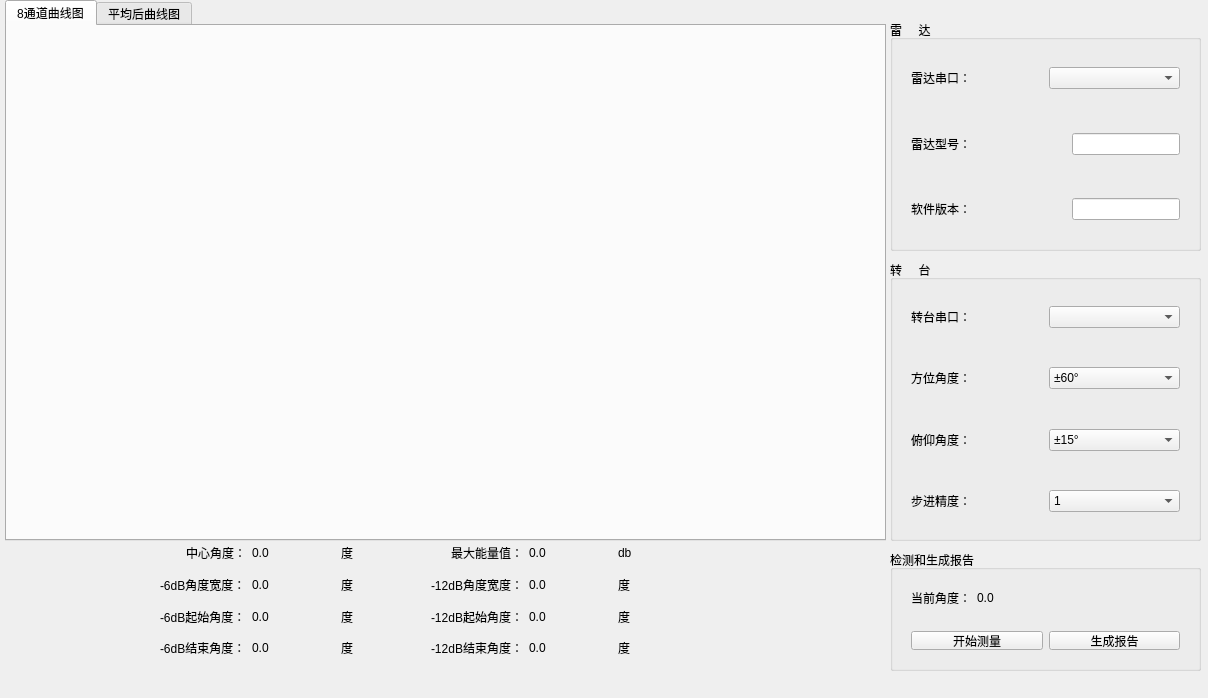
<?xml version="1.0" encoding="UTF-8"?>
<ui version="4.0">
 <class>MainWindow</class>
 <widget class="QMainWindow" name="MainWindow">
  <property name="geometry">
   <rect>
    <x>0</x>
    <y>0</y>
    <width>1208</width>
    <height>698</height>
   </rect>
  </property>
  <property name="windowTitle">
   <string>MainWindow</string>
  </property>
  <widget class="QWidget" name="centralwidget">
   <widget class="QTabWidget" name="tabWidget">
    <property name="geometry">
     <rect>
      <x>5</x>
      <y>0</y>
      <width>881</width>
      <height>541</height>
     </rect>
    </property>
    <property name="currentIndex">
     <number>0</number>
    </property>
    <widget class="QChartView" name="tab_1">
     <attribute name="title">
      <string>8通道曲线图</string>
     </attribute>
    </widget>
    <widget class="QChartView" name="tab_2">
     <attribute name="title">
      <string>平均后曲线图</string>
     </attribute>
    </widget>
   </widget>
   <widget class="QWidget" name="layoutWidget">
    <property name="geometry">
     <rect>
      <x>160</x>
      <y>540</y>
      <width>541</width>
      <height>121</height>
     </rect>
    </property>
    <layout class="QGridLayout" name="gridLayout_4" columnstretch="0,0,0,0,0,0">
     <item row="2" column="0">
      <widget class="QLabel" name="label_25">
       <property name="text">
        <string>-6dB起始角度：</string>
       </property>
      </widget>
     </item>
     <item row="0" column="1">
      <widget class="QLabel" name="label_CenterAngle">
       <property name="text">
        <string>0.0</string>
       </property>
      </widget>
     </item>
     <item row="0" column="2">
      <widget class="QLabel" name="label_15">
       <property name="text">
        <string>度</string>
       </property>
      </widget>
     </item>
     <item row="3" column="3">
      <widget class="QLabel" name="label_36">
       <property name="text">
        <string>-12dB结束角度：</string>
       </property>
      </widget>
     </item>
     <item row="1" column="1">
      <widget class="QLabel" name="label_16">
       <property name="text">
        <string>0.0</string>
       </property>
      </widget>
     </item>
     <item row="0" column="5">
      <widget class="QLabel" name="label_23">
       <property name="text">
        <string>db</string>
       </property>
      </widget>
     </item>
     <item row="2" column="4">
      <widget class="QLabel" name="label_34">
       <property name="text">
        <string>0.0</string>
       </property>
      </widget>
     </item>
     <item row="0" column="4">
      <widget class="QLabel" name="label_18">
       <property name="text">
        <string>0.0</string>
       </property>
      </widget>
     </item>
     <item row="1" column="4">
      <widget class="QLabel" name="label_20">
       <property name="text">
        <string>0.0</string>
       </property>
      </widget>
     </item>
     <item row="3" column="5">
      <widget class="QLabel" name="label_31">
       <property name="text">
        <string>度</string>
       </property>
      </widget>
     </item>
     <item row="3" column="4">
      <widget class="QLabel" name="label_35">
       <property name="text">
        <string>0.0</string>
       </property>
      </widget>
     </item>
     <item row="0" column="3" alignment="Qt::AlignRight">
      <widget class="QLabel" name="label_19">
       <property name="text">
        <string>最大能量值：</string>
       </property>
      </widget>
     </item>
     <item row="3" column="1">
      <widget class="QLabel" name="label_30">
       <property name="text">
        <string>0.0</string>
       </property>
      </widget>
     </item>
     <item row="3" column="2">
      <widget class="QLabel" name="label_28">
       <property name="text">
        <string>度</string>
       </property>
      </widget>
     </item>
     <item row="2" column="2">
      <widget class="QLabel" name="label_26">
       <property name="text">
        <string>度</string>
       </property>
      </widget>
     </item>
     <item row="1" column="2">
      <widget class="QLabel" name="label_22">
       <property name="text">
        <string>度</string>
       </property>
      </widget>
     </item>
     <item row="0" column="0" alignment="Qt::AlignRight">
      <widget class="QLabel" name="label_14">
       <property name="text">
        <string>中心角度：</string>
       </property>
      </widget>
     </item>
     <item row="2" column="5">
      <widget class="QLabel" name="label_33">
       <property name="text">
        <string>度</string>
       </property>
      </widget>
     </item>
     <item row="2" column="1">
      <widget class="QLabel" name="label_27">
       <property name="text">
        <string>0.0</string>
       </property>
      </widget>
     </item>
     <item row="1" column="0">
      <widget class="QLabel" name="label_17">
       <property name="text">
        <string>-6dB角度宽度：</string>
       </property>
      </widget>
     </item>
     <item row="1" column="3">
      <widget class="QLabel" name="label_21">
       <property name="text">
        <string>-12dB角度宽度：</string>
       </property>
      </widget>
     </item>
     <item row="1" column="5">
      <widget class="QLabel" name="label_24">
       <property name="text">
        <string>度</string>
       </property>
      </widget>
     </item>
     <item row="3" column="0">
      <widget class="QLabel" name="label_29">
       <property name="text">
        <string>-6dB结束角度：</string>
       </property>
      </widget>
     </item>
     <item row="2" column="3">
      <widget class="QLabel" name="label_32">
       <property name="text">
        <string>-12dB起始角度：</string>
       </property>
      </widget>
     </item>
    </layout>
   </widget>
   <widget class="QGroupBox" name="groupBox">
    <property name="geometry">
     <rect>
      <x>890</x>
      <y>20</y>
      <width>311</width>
      <height>231</height>
     </rect>
    </property>
    <property name="title">
     <string>雷     达</string>
    </property>
    <layout class="QGridLayout" name="gridLayout">
     <item row="0" column="0">
      <widget class="QWidget" name="widget" native="true">
       <layout class="QGridLayout" name="gridLayout_2">
        <item row="0" column="0">
         <widget class="QLabel" name="label">
          <property name="text">
           <string>雷达串口：</string>
          </property>
         </widget>
        </item>
        <item row="0" column="1">
         <widget class="QComboBox" name="comboBox"/>
        </item>
       </layout>
      </widget>
     </item>
     <item row="1" column="0">
      <widget class="QWidget" name="widget_2" native="true">
       <layout class="QGridLayout" name="gridLayout_3">
        <item row="0" column="0">
         <widget class="QLabel" name="label_2">
          <property name="text">
           <string>雷达型号：</string>
          </property>
         </widget>
        </item>
        <item row="0" column="2">
         <widget class="QLineEdit" name="lineEdit"/>
        </item>
        <item row="0" column="1">
         <spacer name="horizontalSpacer">
          <property name="orientation">
           <enum>Qt::Horizontal</enum>
          </property>
          <property name="sizeHint" stdset="0">
           <size>
            <width>40</width>
            <height>20</height>
           </size>
          </property>
         </spacer>
        </item>
       </layout>
      </widget>
     </item>
     <item row="2" column="0">
      <widget class="QWidget" name="widget_3" native="true">
       <layout class="QGridLayout" name="gridLayout_5">
        <item row="0" column="0">
         <widget class="QLabel" name="label_3">
          <property name="text">
           <string>软件版本：</string>
          </property>
         </widget>
        </item>
        <item row="0" column="2">
         <widget class="QLineEdit" name="lineEdit_2"/>
        </item>
        <item row="0" column="1">
         <spacer name="horizontalSpacer_2">
          <property name="orientation">
           <enum>Qt::Horizontal</enum>
          </property>
          <property name="sizeHint" stdset="0">
           <size>
            <width>40</width>
            <height>20</height>
           </size>
          </property>
         </spacer>
        </item>
       </layout>
      </widget>
     </item>
    </layout>
   </widget>
   <widget class="QGroupBox" name="groupBox_2">
    <property name="geometry">
     <rect>
      <x>890</x>
      <y>260</y>
      <width>311</width>
      <height>281</height>
     </rect>
    </property>
    <property name="title">
     <string>转     台</string>
    </property>
    <layout class="QGridLayout" name="gridLayout_10">
     <item row="0" column="0">
      <widget class="QWidget" name="widget_4" native="true">
       <layout class="QGridLayout" name="gridLayout_6">
        <item row="0" column="0">
         <widget class="QLabel" name="label_4">
          <property name="text">
           <string>转台串口：</string>
          </property>
         </widget>
        </item>
        <item row="0" column="1">
         <widget class="QComboBox" name="comboBox_2"/>
        </item>
       </layout>
      </widget>
     </item>
     <item row="1" column="0">
      <widget class="QWidget" name="widget_5" native="true">
       <layout class="QGridLayout" name="gridLayout_7">
        <item row="0" column="0">
         <widget class="QLabel" name="label_5">
          <property name="text">
           <string>方位角度：</string>
          </property>
         </widget>
        </item>
        <item row="0" column="1">
         <widget class="QComboBox" name="comboBox_3">
          <item>
           <property name="text">
            <string>±60°</string>
           </property>
          </item>
          <item>
           <property name="text">
            <string>±90°</string>
           </property>
          </item>
         </widget>
        </item>
       </layout>
      </widget>
     </item>
     <item row="2" column="0">
      <widget class="QWidget" name="widget_6" native="true">
       <layout class="QGridLayout" name="gridLayout_8">
        <item row="0" column="0">
         <widget class="QLabel" name="label_6">
          <property name="text">
           <string>俯仰角度：</string>
          </property>
         </widget>
        </item>
        <item row="0" column="1">
         <widget class="QComboBox" name="comboBox_4">
          <item>
           <property name="text">
            <string>±15°</string>
           </property>
          </item>
          <item>
           <property name="text">
            <string>±30°</string>
           </property>
          </item>
         </widget>
        </item>
       </layout>
      </widget>
     </item>
     <item row="3" column="0">
      <widget class="QWidget" name="widget_7" native="true">
       <layout class="QGridLayout" name="gridLayout_9">
        <item row="0" column="0">
         <widget class="QLabel" name="label_7">
          <property name="text">
           <string>步进精度：</string>
          </property>
         </widget>
        </item>
        <item row="0" column="1">
         <widget class="QComboBox" name="comboBox_5">
          <item>
           <property name="text">
            <string>1</string>
           </property>
          </item>
          <item>
           <property name="text">
            <string>5</string>
           </property>
          </item>
          <item>
           <property name="text">
            <string>10</string>
           </property>
          </item>
         </widget>
        </item>
       </layout>
      </widget>
     </item>
    </layout>
   </widget>
   <widget class="QGroupBox" name="groupBox_3">
    <property name="geometry">
     <rect>
      <x>890</x>
      <y>550</y>
      <width>311</width>
      <height>121</height>
     </rect>
    </property>
    <property name="title">
     <string>检测和生成报告</string>
    </property>
    <layout class="QGridLayout" name="gridLayout_11">
     <item row="1" column="0">
      <widget class="QWidget" name="widget_8" native="true">
       <layout class="QGridLayout" name="gridLayout_12">
        <item row="0" column="1">
         <widget class="QLabel" name="label_9">
          <property name="text">
           <string>0.0</string>
          </property>
         </widget>
        </item>
        <item row="0" column="2">
         <spacer name="horizontalSpacer_3">
          <property name="orientation">
           <enum>Qt::Horizontal</enum>
          </property>
          <property name="sizeHint" stdset="0">
           <size>
            <width>40</width>
            <height>20</height>
           </size>
          </property>
         </spacer>
        </item>
        <item row="0" column="0">
         <widget class="QLabel" name="label_8">
          <property name="text">
           <string>当前角度：</string>
          </property>
         </widget>
        </item>
       </layout>
      </widget>
     </item>
     <item row="2" column="0">
      <widget class="QWidget" name="widget_9" native="true">
       <layout class="QGridLayout" name="gridLayout_13">
        <item row="0" column="0">
         <widget class="QPushButton" name="pushButton">
          <property name="text">
           <string>开始测量</string>
          </property>
         </widget>
        </item>
        <item row="0" column="1">
         <widget class="QPushButton" name="pushButton_2">
          <property name="text">
           <string>生成报告</string>
          </property>
         </widget>
        </item>
       </layout>
      </widget>
     </item>
    </layout>
   </widget>
  </widget>
  <widget class="QMenuBar" name="menubar">
   <property name="geometry">
    <rect>
     <x>0</x>
     <y>0</y>
     <width>1208</width>
     <height>23</height>
    </rect>
   </property>
  </widget>
 </widget>
 <customwidgets>
  <customwidget>
   <class>QChartView</class>
   <extends>QWidget</extends>
   <header location="global">qchartview.h</header>
   <container>1</container>
  </customwidget>
 </customwidgets>
 <resources/>
 <connections/>
</ui>
